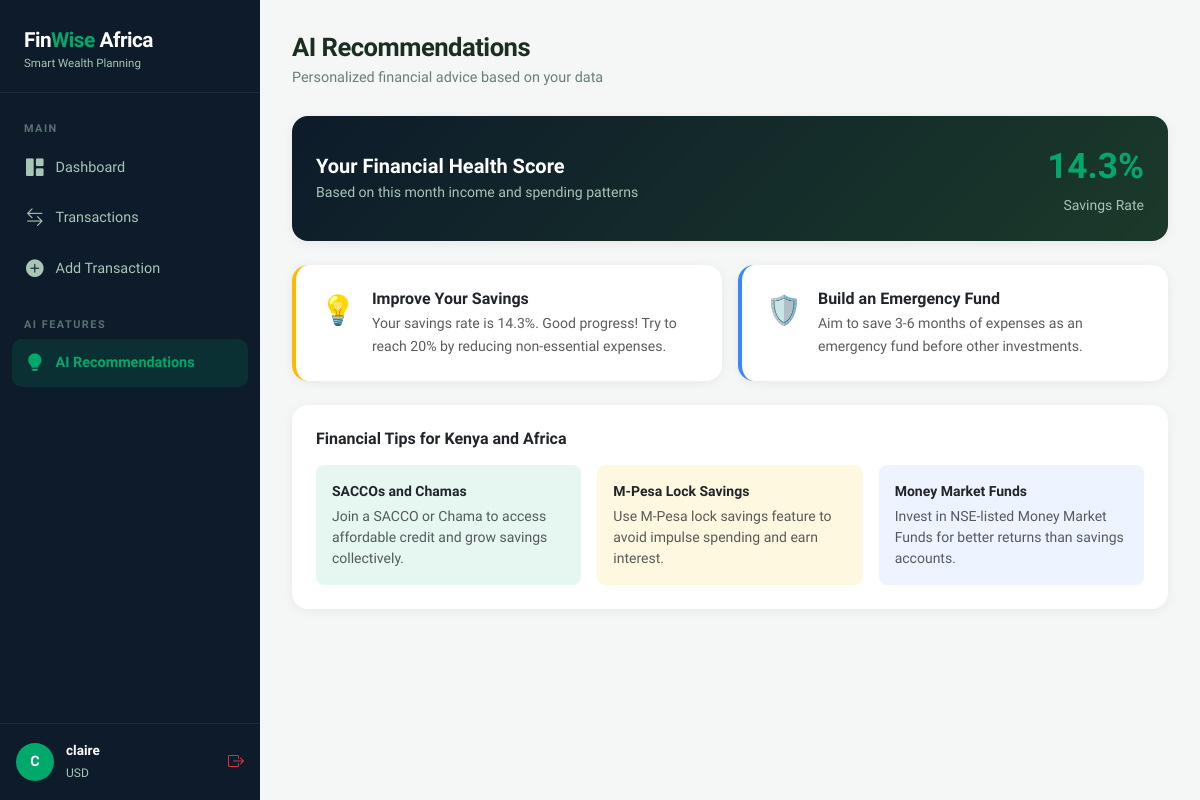
/recommendations (signed in), run on the app's committed database.
### models/user.py (models this page shows, shortened)
class User(UserMixin, db.Model):
    __tablename__ = 'users'
    id = db.Column(db.Integer, primary_key=True)
    full_name = db.Column(db.String(100), nullable=False)
    email = db.Column(db.String(120), unique=True, nullable=False)
    password_hash = db.Column(db.String(256), nullable=False)
    currency = db.Column(db.String(10), default='KES')
    monthly_income_target = db.Column(db.Float, default=0.0)
    created_at = db.Column(db.DateTime, default=db.func.now())
    transactions = db.relationship('Transaction', backref='user', lazy=True)
    savings = db.relationship('Savings', backref='user', lazy=True)

### routes/recommendations.py (the view)
@recommendations_bp.route('/recommendations')
@login_required
def index():
    now = datetime.utcnow()
    month_start = date(now.year, now.month, 1)
    total_income = db.session.query(func.sum(Transaction.amount)).filter(
        Transaction.user_id == current_user.id,
        Transaction.type == 'income',
        Transaction.date >= month_start
    ).scalar() or 0
    total_expenses = db.session.query(func.sum(Transaction.amount)).filter(
        Transaction.user_id == current_user.id,
        Transaction.type == 'expense',
        Transaction.date >= month_start
    ).scalar() or 0
    expense_by_category = db.session.query(
        Transaction.category, func.sum(Transaction.amount)
    ).filter(
        Transaction.user_id == current_user.id,
        Transaction.type == 'expense',
        Transaction.date >= month_start
    ).group_by(Transaction.category).all()
    recommendations = generate_recommendations(total_income, total_expenses, expense_by_category)
    return render_template('recommendations/index.html',
        recommendations=recommendations,
        total_income=total_income,
        total_expenses=total_expenses
    )

### app.py (called while the page is built)
def create_app():
    app = Flask(__name__)
    app.config.from_object(Config)
    db.init_app(app)
    login_manager = LoginManager()
    login_manager.init_app(app)
    login_manager.login_view = 'auth.login'
    login_manager.login_message_category = 'warning'
    @login_manager.user_loader
    def load_user(user_id):
        return User.query.get(int(user_id))
    from routes.auth import auth_bp
    from routes.dashboard import dashboard_bp
    from routes.transactions import transactions_bp
    from routes.recommendations import recommendations_bp
    app.register_blueprint(auth_bp)
    app.register_blueprint(dashboard_bp)
    app.register_blueprint(transactions_bp)
    app.register_blueprint(recommendations_bp)
    @app.route('/')
    def index():
        return redirect(url_for('dashboard.index'))
    with app.app_context():
        db.create_all()
    return app

### templates/recommendations/index.html (shortened to what this page needs)
{% extends 'base.html' %}
{% block content %}
<div class="page-header">
    <h2>AI Recommendations</h2>
    <p>Personalized financial advice based on your data</p>
</div>
<div class="card p-4 mb-4" style="background: linear-gradient(135deg, #0D1B2A, #1A3A2A); color:white;">
    <div class="row align-items-center">
        <div class="col-md-8">
            <h5 class="fw-bold mb-1">Your Financial Health Score</h5>
            <p class="mb-0" style="color:#A8C5B5; font-size:0.88rem;">Based on this month income and spending patterns</p>
        </div>
        <div class="col-md-4 text-md-end mt-3 mt-md-0">
            {% if total_income > 0 %}
                {% set savings_rate = ((total_income - total_expenses) / total_income * 100) | round(1) %}
                <div style="font-size:2.2rem; font-weight:800; color:#00A86B;">{{ savings_rate }}%</div>
                <small style="color:#A8C5B5;">Savings Rate</small>
            {% else %}
                <div style="font-size:1rem; color:#A8C5B5;">Add data to see score</div>
            {% endif %}
        </div>
    </div>
</div>
<div class="row g-3">
{% for rec in recommendations %}
    <div class="col-md-6">
        <div class="card p-4 h-100" style="border-left: 4px solid
            {% if rec.type == 'success' %}#00A86B
            {% elif rec.type == 'warning' %}#FFB800
            {% elif rec.type == 'danger' %}#E63946
            {% else %}#3A86FF{% endif %};">
            <div class="d-flex align-items-start gap-3">
                <div style="font-size:1.8rem;">{{ rec.icon }}</div>
                <div>
                    <h6 class="fw-bold mb-1">{{ rec.title }}</h6>
                    <p class="text-muted mb-0" style="font-size:0.88rem; line-height:1.6;">{{ rec.message }}</p>
                </div>
            </div>
        </div>
    </div>
{% endfor %}
</div>
<div class="card p-4 mt-4">
    <h6 class="fw-bold mb-3">Financial Tips for Kenya and Africa</h6>
    <div class="row g-3">
        <div class="col-md-4">
            <div class="p-3 rounded-3" style="background:#E6F7F1;">
                <div class="fw-bold small mb-1">SACCOs and Chamas</div>
                <p class="small text-muted mb-0">Join a SACCO or Chama to access affordable credit and grow savings collectively.</p>
            </div>
        </div>
        <div class="col-md-4">
            <div class="p-3 rounded-3" style="background:#FFF8E1;">
                <div class="fw-bold small mb-1">M-Pesa Lock Savings</div>
                <p class="small text-muted mb-0">Use M-Pesa lock savings feature to avoid impulse spending and earn interest.</p>
            </div>
        </div>
        <div class="col-md-4">
            <div class="p-3 rounded-3" style="background:#EEF4FF;">
                <div class="fw-bold small mb-1">Money Market Funds</div>
                <p class="small text-muted mb-0">Invest in NSE-listed Money Market Funds for better returns than savings accounts.</p>
            </div>
        </div>
    </div>
</div>
{% endblock %}

### templates/base.html (shortened to what this page needs)
<!DOCTYPE html>
<html lang="en">
<head>
    <link href="https://cdn.jsdelivr.net/npm/bootstrap@5.3.0/dist/css/bootstrap.min.css" rel="stylesheet">
    <link href="https://cdn.jsdelivr.net/npm/bootstrap-icons@1.11.0/font/bootstrap-icons.css" rel="stylesheet">
</head>
<body>
{% if current_user.is_authenticated %}
<div class="sidebar">
    <div class="sidebar-brand">
        <h4>Fin<span>Wise</span> Africa</h4>
        <small>Smart Wealth Planning</small>
    </div>
    <nav class="sidebar-nav">
        <div class="sidebar-label">Main</div>
        <a href="{{ url_for('dashboard.index') }}" class="{{ 'active' if request.endpoint == 'dashboard.index' }}">
            <i class="bi bi-grid-1x2-fill"></i> Dashboard
        </a>
        <a href="{{ url_for('transactions.index') }}" class="{{ 'active' if 'transactions' in request.endpoint }}">
            <i class="bi bi-arrow-left-right"></i> Transactions
        </a>
        <a href="{{ url_for('transactions.add') }}">
            <i class="bi bi-plus-circle-fill"></i> Add Transaction
        </a>
        <div class="sidebar-label mt-3">AI Features</div>
        <a href="{{ url_for('recommendations.index') }}" class="{{ 'active' if 'recommendations' in request.endpoint }}">
            <i class="bi bi-lightbulb-fill"></i> AI Recommendations
        </a>
    </nav>
    <div class="sidebar-user">
        <div class="user-avatar">{{ current_user.full_name[0].upper() }}</div>
        <div class="user-info">
            <strong>{{ current_user.full_name.split()[0] }}</strong>
            <small>{{ current_user.currency }}</small>
        </div>
        <a href="{{ url_for('auth.logout') }}" class="ms-auto text-danger" title="Logout">
            <i class="bi bi-box-arrow-right"></i>
        </a>
    </div>
</div>
<div class="main-content">
{% endif %}
    {% block content %}{% endblock %}
{% if current_user.is_authenticated %}
</div>
{% endif %}
</body>
</html>

### templates/base.html (style rules this page uses)
:root { --primary: #00A86B; --primary-dark: #007A4D; --primary-light: #E6F7F1; --accent: #FFB800; --danger: #E63946; --bg: #F4F7F5; --sidebar-bg: #0D1B2A; --sidebar-text: #A8C5B5; --sidebar-active: #00A86B; --card-bg: #FFFFFF; --text-main: #1A2E22; --text-muted: #6B7E75; }
* { box-sizing: border-box; }
body { font-family: 'Plus Jakarta Sans', sans-serif; background: var(--bg); color: var(--text-main); margin: 0; }
.sidebar { width: 260px; min-height: 100vh; background: var(--sidebar-bg); position: fixed; top: 0; left: 0; display: flex; flex-direction: column; padding: 0; z-index: 100; transition: all 0.3s; }
.sidebar-brand { padding: 28px 24px 20px; border-bottom: 1px solid rgba(255,255,255,0.07); }
.sidebar-brand h4 { color: #fff; font-weight: 800; font-size: 1.3rem; margin: 0; letter-spacing: -0.5px; }
.sidebar-brand span { color: var(--primary); }
.sidebar-brand small { color: var(--sidebar-text); font-size: 0.72rem; display: block; margin-top: 2px; }
.sidebar-nav { padding: 20px 12px; flex: 1; }
.sidebar-label { color: rgba(168,197,181,0.5); font-size: 0.68rem; font-weight: 700; letter-spacing: 1.5px; text-transform: uppercase; padding: 8px 12px 6px; }
.sidebar-nav a { display: flex; align-items: center; gap: 12px; padding: 11px 14px; color: var(--sidebar-text); text-decoration: none; border-radius: 10px; font-size: 0.9rem; font-weight: 500; margin-bottom: 2px; transition: all 0.2s; }
.sidebar-nav a:hover, .sidebar-nav a.active { background: rgba(0,168,107,0.15); color: #fff; }
.sidebar-nav a.active { color: var(--primary); font-weight: 600; }
.sidebar-nav a i { font-size: 1.1rem; }
.sidebar-user { padding: 16px; border-top: 1px solid rgba(255,255,255,0.07); display: flex; align-items: center; gap: 12px; }
.user-avatar { width: 38px; height: 38px; border-radius: 50%; background: var(--primary); display: flex; align-items: center; justify-content: center; color: white; font-weight: 700; font-size: 0.9rem; flex-shrink: 0; }
.user-info small { color: var(--sidebar-text); font-size: 0.75rem; }
.user-info strong { color: #fff; font-size: 0.85rem; display: block; }
.main-content { margin-left: 260px; min-height: 100vh; padding: 32px; }
.page-header { margin-bottom: 28px; }
.page-header h2 { font-weight: 800; font-size: 1.6rem; margin: 0; letter-spacing: -0.5px; }
.page-header p { color: var(--text-muted); margin: 4px 0 0; font-size: 0.9rem; }
.card { border: none; border-radius: 16px; box-shadow: 0 2px 12px rgba(0,0,0,0.06); background: var(--card-bg); }

### data on the page
User: full_name "C", full_name "claire", currency "USD"

### other printed values
{{ savings_rate }} "14.3"
{{ rec.icon }} "💡" "🛡️"
{{ rec.title }} "Improve Your Savings" "Build an Emergency Fund"
{{ rec.message }} "Your savings rate is 14.3%. Good progress! Try to reach 20% by reducing non-essential expenses." "Aim to save 3-6 months of expenses as an emergency fund before other investments."
